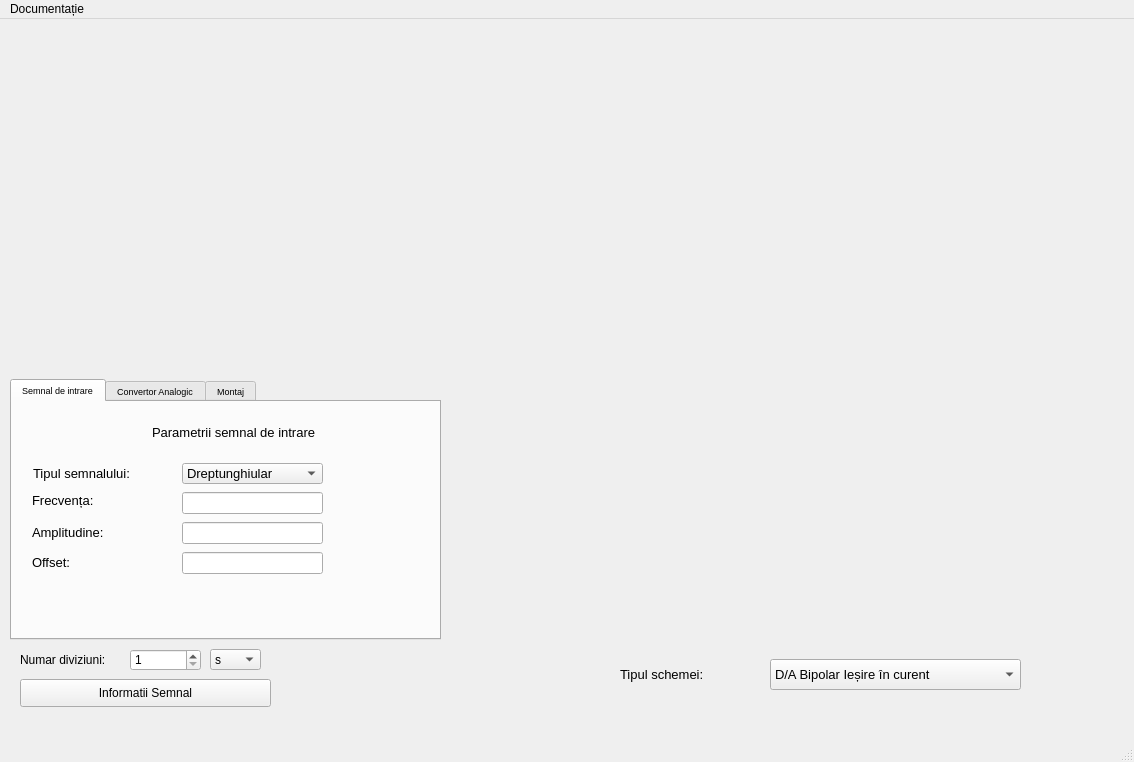
<?xml version="1.0" encoding="UTF-8"?>
<ui version="4.0">
 <class>MainWindow</class>
 <widget class="QMainWindow" name="MainWindow">
  <property name="geometry">
   <rect>
    <x>0</x>
    <y>0</y>
    <width>1134</width>
    <height>762</height>
   </rect>
  </property>
  <property name="windowTitle">
   <string>MainWindow</string>
  </property>
  <widget class="QWidget" name="centralwidget">
   <widget class="QTabWidget" name="tabWidget">
    <property name="geometry">
     <rect>
      <x>10</x>
      <y>360</y>
      <width>431</width>
      <height>261</height>
     </rect>
    </property>
    <property name="font">
     <font>
      <pointsize>7</pointsize>
     </font>
    </property>
    <property name="currentIndex">
     <number>0</number>
    </property>
    <widget class="QWidget" name="tab">
     <attribute name="title">
      <string>Semnal de intrare</string>
     </attribute>
     <widget class="QWidget" name="widget_2" native="true">
      <property name="geometry">
       <rect>
        <x>10</x>
        <y>10</y>
        <width>391</width>
        <height>211</height>
       </rect>
      </property>
      <widget class="QLabel" name="label">
       <property name="geometry">
        <rect>
         <x>11</x>
         <y>51</y>
         <width>151</width>
         <height>21</height>
        </rect>
       </property>
       <property name="font">
        <font>
         <pointsize>10</pointsize>
        </font>
       </property>
       <property name="text">
        <string>Tipul semnalului:</string>
       </property>
      </widget>
      <widget class="QLabel" name="label_2">
       <property name="geometry">
        <rect>
         <x>10</x>
         <y>80</y>
         <width>101</width>
         <height>16</height>
        </rect>
       </property>
       <property name="font">
        <font>
         <pointsize>10</pointsize>
        </font>
       </property>
       <property name="text">
        <string>Frecvența:</string>
       </property>
      </widget>
      <widget class="QLabel" name="label_3">
       <property name="geometry">
        <rect>
         <x>10</x>
         <y>110</y>
         <width>111</width>
         <height>21</height>
        </rect>
       </property>
       <property name="font">
        <font>
         <pointsize>10</pointsize>
        </font>
       </property>
       <property name="text">
        <string>Amplitudine:</string>
       </property>
      </widget>
      <widget class="QLabel" name="label_4">
       <property name="geometry">
        <rect>
         <x>10</x>
         <y>140</y>
         <width>91</width>
         <height>21</height>
        </rect>
       </property>
       <property name="font">
        <font>
         <pointsize>10</pointsize>
        </font>
       </property>
       <property name="text">
        <string>Offset:</string>
       </property>
      </widget>
      <widget class="QComboBox" name="comboBoxSigType">
       <property name="geometry">
        <rect>
         <x>160</x>
         <y>51</y>
         <width>141</width>
         <height>21</height>
        </rect>
       </property>
       <property name="font">
        <font>
         <pointsize>10</pointsize>
        </font>
       </property>
       <item>
        <property name="text">
         <string>Dreptunghiular</string>
        </property>
       </item>
       <item>
        <property name="text">
         <string>Sinusoidal</string>
        </property>
       </item>
       <item>
        <property name="text">
         <string>Triunghiular</string>
        </property>
       </item>
      </widget>
      <widget class="QLabel" name="label_5">
       <property name="geometry">
        <rect>
         <x>130</x>
         <y>10</y>
         <width>231</width>
         <height>20</height>
        </rect>
       </property>
       <property name="font">
        <font>
         <pointsize>10</pointsize>
        </font>
       </property>
       <property name="text">
        <string>Parametrii semnal de intrare</string>
       </property>
      </widget>
      <widget class="QLineEdit" name="lineEditFreq">
       <property name="geometry">
        <rect>
         <x>160</x>
         <y>80</y>
         <width>141</width>
         <height>22</height>
        </rect>
       </property>
      </widget>
      <widget class="QLineEdit" name="lineEditAmplt">
       <property name="geometry">
        <rect>
         <x>160</x>
         <y>110</y>
         <width>141</width>
         <height>22</height>
        </rect>
       </property>
      </widget>
      <widget class="QLineEdit" name="lineEditOff">
       <property name="geometry">
        <rect>
         <x>160</x>
         <y>140</y>
         <width>141</width>
         <height>22</height>
        </rect>
       </property>
      </widget>
     </widget>
    </widget>
    <widget class="QWidget" name="tab_2">
     <attribute name="title">
      <string>Convertor Analogic</string>
     </attribute>
     <widget class="QWidget" name="widget_3" native="true">
      <property name="geometry">
       <rect>
        <x>10</x>
        <y>10</y>
        <width>551</width>
        <height>211</height>
       </rect>
      </property>
      <widget class="QLabel" name="label_6">
       <property name="geometry">
        <rect>
         <x>11</x>
         <y>51</y>
         <width>151</width>
         <height>16</height>
        </rect>
       </property>
       <property name="font">
        <font>
         <pointsize>10</pointsize>
        </font>
       </property>
       <property name="text">
        <string>Număr biți:</string>
       </property>
      </widget>
      <widget class="QLabel" name="label_7">
       <property name="geometry">
        <rect>
         <x>10</x>
         <y>80</y>
         <width>131</width>
         <height>16</height>
        </rect>
       </property>
       <property name="font">
        <font>
         <pointsize>10</pointsize>
        </font>
       </property>
       <property name="text">
        <string>Timp de răspuns:</string>
       </property>
      </widget>
      <widget class="QLabel" name="label_8">
       <property name="geometry">
        <rect>
         <x>10</x>
         <y>110</y>
         <width>111</width>
         <height>21</height>
        </rect>
       </property>
       <property name="font">
        <font>
         <pointsize>10</pointsize>
        </font>
       </property>
       <property name="text">
        <string>R Echivalent:</string>
       </property>
      </widget>
      <widget class="QLabel" name="label_9">
       <property name="geometry">
        <rect>
         <x>10</x>
         <y>140</y>
         <width>161</width>
         <height>21</height>
        </rect>
       </property>
       <property name="font">
        <font>
         <pointsize>10</pointsize>
        </font>
       </property>
       <property name="text">
        <string>Intrarea de referință:</string>
       </property>
      </widget>
      <widget class="QComboBox" name="comboBoxBitNo">
       <property name="geometry">
        <rect>
         <x>180</x>
         <y>50</y>
         <width>91</width>
         <height>22</height>
        </rect>
       </property>
       <property name="font">
        <font>
         <pointsize>10</pointsize>
        </font>
       </property>
       <item>
        <property name="text">
         <string>6</string>
        </property>
       </item>
       <item>
        <property name="text">
         <string>7</string>
        </property>
       </item>
       <item>
        <property name="text">
         <string>8</string>
        </property>
       </item>
       <item>
        <property name="text">
         <string>9</string>
        </property>
       </item>
      </widget>
      <widget class="QLabel" name="label_10">
       <property name="geometry">
        <rect>
         <x>130</x>
         <y>10</y>
         <width>231</width>
         <height>20</height>
        </rect>
       </property>
       <property name="font">
        <font>
         <pointsize>10</pointsize>
        </font>
       </property>
       <property name="text">
        <string>Specificatii convertor analogic</string>
       </property>
      </widget>
      <widget class="QLabel" name="label_11">
       <property name="geometry">
        <rect>
         <x>10</x>
         <y>170</y>
         <width>161</width>
         <height>21</height>
        </rect>
       </property>
       <property name="font">
        <font>
         <pointsize>10</pointsize>
        </font>
       </property>
       <property name="text">
        <string>Limitare referință</string>
       </property>
      </widget>
      <widget class="QLineEdit" name="lineEdiRech">
       <property name="geometry">
        <rect>
         <x>180</x>
         <y>110</y>
         <width>113</width>
         <height>22</height>
        </rect>
       </property>
      </widget>
      <widget class="QLineEdit" name="lineEditVref">
       <property name="geometry">
        <rect>
         <x>180</x>
         <y>140</y>
         <width>113</width>
         <height>22</height>
        </rect>
       </property>
      </widget>
      <widget class="QLineEdit" name="lineEditRespTime">
       <property name="geometry">
        <rect>
         <x>180</x>
         <y>80</y>
         <width>113</width>
         <height>22</height>
        </rect>
       </property>
      </widget>
      <widget class="QLineEdit" name="lineEditVrefLim">
       <property name="geometry">
        <rect>
         <x>180</x>
         <y>170</y>
         <width>113</width>
         <height>22</height>
        </rect>
       </property>
      </widget>
     </widget>
    </widget>
    <widget class="QWidget" name="TabCircuit">
     <attribute name="title">
      <string>Montaj</string>
     </attribute>
     <widget class="QWidget" name="widget_6" native="true">
      <property name="geometry">
       <rect>
        <x>10</x>
        <y>10</y>
        <width>541</width>
        <height>211</height>
       </rect>
      </property>
      <widget class="QLabel" name="label_23">
       <property name="geometry">
        <rect>
         <x>11</x>
         <y>51</y>
         <width>151</width>
         <height>16</height>
        </rect>
       </property>
       <property name="font">
        <font>
         <pointsize>10</pointsize>
        </font>
       </property>
       <property name="text">
        <string>Rezistența de ieșire:</string>
       </property>
      </widget>
      <widget class="QLabel" name="label_24">
       <property name="geometry">
        <rect>
         <x>10</x>
         <y>80</y>
         <width>131</width>
         <height>16</height>
        </rect>
       </property>
       <property name="font">
        <font>
         <pointsize>10</pointsize>
        </font>
       </property>
       <property name="text">
        <string>Slew rate AO:</string>
       </property>
      </widget>
      <widget class="QLabel" name="label_25">
       <property name="geometry">
        <rect>
         <x>10</x>
         <y>110</y>
         <width>201</width>
         <height>21</height>
        </rect>
       </property>
       <property name="font">
        <font>
         <pointsize>10</pointsize>
        </font>
       </property>
       <property name="text">
        <string>Tensiunea de alimentare:</string>
       </property>
      </widget>
      <widget class="QLabel" name="label_27">
       <property name="geometry">
        <rect>
         <x>130</x>
         <y>10</y>
         <width>231</width>
         <height>20</height>
        </rect>
       </property>
       <property name="font">
        <font>
         <pointsize>10</pointsize>
        </font>
       </property>
       <property name="text">
        <string>Specificații montaj</string>
       </property>
      </widget>
      <widget class="QLineEdit" name="lineEditRout">
       <property name="geometry">
        <rect>
         <x>220</x>
         <y>50</y>
         <width>113</width>
         <height>22</height>
        </rect>
       </property>
      </widget>
      <widget class="QLineEdit" name="lineEditSRAO">
       <property name="geometry">
        <rect>
         <x>220</x>
         <y>80</y>
         <width>113</width>
         <height>22</height>
        </rect>
       </property>
      </widget>
      <widget class="QLineEdit" name="lineEditValim">
       <property name="geometry">
        <rect>
         <x>220</x>
         <y>110</y>
         <width>113</width>
         <height>22</height>
        </rect>
       </property>
      </widget>
      <widget class="QLabel" name="label_26">
       <property name="geometry">
        <rect>
         <x>10</x>
         <y>140</y>
         <width>201</width>
         <height>21</height>
        </rect>
       </property>
       <property name="font">
        <font>
         <pointsize>10</pointsize>
        </font>
       </property>
       <property name="text">
        <string>Durata tactului: </string>
       </property>
      </widget>
      <widget class="QLineEdit" name="lineEditValim_2">
       <property name="geometry">
        <rect>
         <x>220</x>
         <y>140</y>
         <width>113</width>
         <height>22</height>
        </rect>
       </property>
      </widget>
      <widget class="QLabel" name="label_28">
       <property name="geometry">
        <rect>
         <x>10</x>
         <y>170</y>
         <width>181</width>
         <height>21</height>
        </rect>
       </property>
       <property name="font">
        <font>
         <pointsize>10</pointsize>
        </font>
       </property>
       <property name="text">
        <string>Tipul de evoluție: </string>
       </property>
      </widget>
      <widget class="QComboBox" name="comboBoxEvoSigType">
       <property name="geometry">
        <rect>
         <x>220</x>
         <y>170</y>
         <width>151</width>
         <height>22</height>
        </rect>
       </property>
       <property name="font">
        <font>
         <pointsize>10</pointsize>
        </font>
       </property>
       <item>
        <property name="text">
         <string>Numărător</string>
        </property>
       </item>
       <item>
        <property name="text">
         <string>Astabil</string>
        </property>
       </item>
      </widget>
     </widget>
    </widget>
   </widget>
   <widget class="QLabel" name="labelImage">
    <property name="geometry">
     <rect>
      <x>450</x>
      <y>380</y>
      <width>671</width>
      <height>241</height>
     </rect>
    </property>
    <property name="text">
     <string/>
    </property>
    <property name="pixmap">
     <pixmap>../CMOS_SS.png</pixmap>
    </property>
    <property name="scaledContents">
     <bool>true</bool>
    </property>
   </widget>
   <widget class="QComboBox" name="comboBoxSchemeType">
    <property name="geometry">
     <rect>
      <x>770</x>
      <y>640</y>
      <width>251</width>
      <height>31</height>
     </rect>
    </property>
    <property name="font">
     <font>
      <pointsize>10</pointsize>
     </font>
    </property>
    <item>
     <property name="text">
      <string>D/A Bipolar Ieșire în curent</string>
     </property>
    </item>
    <item>
     <property name="text">
      <string>D/A Bipolar Ieșire în tensiune</string>
     </property>
    </item>
    <item>
     <property name="text">
      <string>D/A CMOS   Ieșire in tensiune</string>
     </property>
    </item>
   </widget>
   <widget class="QLabel" name="label_29">
    <property name="geometry">
     <rect>
      <x>620</x>
      <y>640</y>
      <width>131</width>
      <height>31</height>
     </rect>
    </property>
    <property name="font">
     <font>
      <pointsize>10</pointsize>
     </font>
    </property>
    <property name="text">
     <string>Tipul schemei:</string>
    </property>
   </widget>
   <widget class="QWidget" name="verticalLayoutWidget">
    <property name="geometry">
     <rect>
      <x>10</x>
      <y>10</y>
      <width>1111</width>
      <height>321</height>
     </rect>
    </property>
    <layout class="QVBoxLayout" name="PlotLayout"/>
   </widget>
   <widget class="QWidget" name="widget" native="true">
    <property name="geometry">
     <rect>
      <x>10</x>
      <y>620</y>
      <width>431</width>
      <height>80</height>
     </rect>
    </property>
    <widget class="QComboBox" name="UnitTypeComboBox">
     <property name="geometry">
      <rect>
       <x>200</x>
       <y>10</y>
       <width>51</width>
       <height>21</height>
      </rect>
     </property>
     <item>
      <property name="text">
       <string>s</string>
      </property>
     </item>
     <item>
      <property name="text">
       <string>ms</string>
      </property>
     </item>
     <item>
      <property name="text">
       <string>us</string>
      </property>
     </item>
     <item>
      <property name="text">
       <string>ns</string>
      </property>
     </item>
    </widget>
    <widget class="QLabel" name="label_12">
     <property name="geometry">
      <rect>
       <x>10</x>
       <y>10</y>
       <width>101</width>
       <height>21</height>
      </rect>
     </property>
     <property name="text">
      <string>Numar diviziuni:</string>
     </property>
    </widget>
    <widget class="QSpinBox" name="DivNoSpinBox">
     <property name="geometry">
      <rect>
       <x>120</x>
       <y>10</y>
       <width>71</width>
       <height>22</height>
      </rect>
     </property>
     <property name="minimum">
      <number>1</number>
     </property>
     <property name="maximum">
      <number>10</number>
     </property>
    </widget>
    <widget class="QPushButton" name="InfoPushButton">
     <property name="geometry">
      <rect>
       <x>10</x>
       <y>40</y>
       <width>251</width>
       <height>28</height>
      </rect>
     </property>
     <property name="text">
      <string>Informatii Semnal</string>
     </property>
    </widget>
   </widget>
  </widget>
  <widget class="QMenuBar" name="menubar">
   <property name="geometry">
    <rect>
     <x>0</x>
     <y>0</y>
     <width>1134</width>
     <height>26</height>
    </rect>
   </property>
   <widget class="QMenu" name="menuDocumenta_ie">
    <property name="title">
     <string>Documentație</string>
    </property>
    <addaction name="action_ndrum_tor_laborator_EA"/>
    <addaction name="separator"/>
    <addaction name="actionPrezentare"/>
   </widget>
   <addaction name="menuDocumenta_ie"/>
  </widget>
  <widget class="QStatusBar" name="statusbar"/>
  <action name="action_ndrum_tor_laborator_EA">
   <property name="text">
    <string>Îndrumător laborator EA</string>
   </property>
  </action>
  <action name="actionPrezentare">
   <property name="text">
    <string>Prezentare</string>
   </property>
  </action>
 </widget>
 <resources/>
 <connections/>
</ui>
